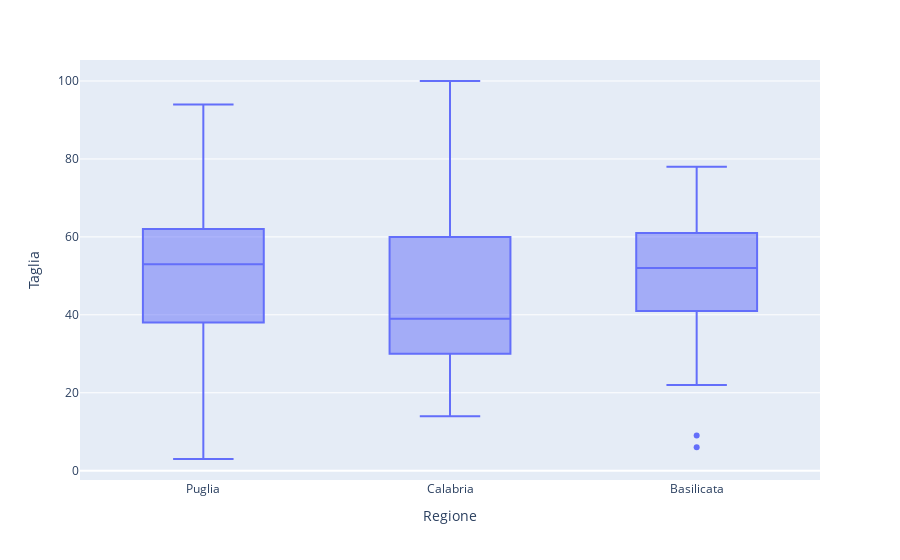

The code cell stored with this chart in its notebook:
### Code cell
px.box(data_frame=df, x='Regione', y='Taglia')

### Figure 1 — Plotly figure (JSON) as saved in the notebook; plotly's stock layout.template omitted (floating-point values rounded to 4 significant figures; data arrays with more than 128 entries replaced by an {"elided": "..."} marker saying what was removed)
{"data": [{"alignmentgroup": "True", "hovertemplate": "Regione=%{x}<br>Taglia=%{y}<extra></extra>", "legendgroup": "", "marker": {"color": "#636efa"}, "name": "", "notched": false, "offsetgroup": "", "orientation": "v", "showlegend": false, "type": "box", "x": {"elided": "364 str values"}, "x0": " ", "xaxis": "x", "y": {"elided": "364 float values"}, "y0": " ", "yaxis": "y"}], "layout": {"boxmode": "group", "legend": {"tracegroupgap": 0}, "margin": {"t": 60}, "xaxis": {"anchor": "y", "domain": [0, 1], "title": {"text": "Regione"}}, "yaxis": {"anchor": "x", "domain": [0, 1], "title": {"text": "Taglia"}}}}
